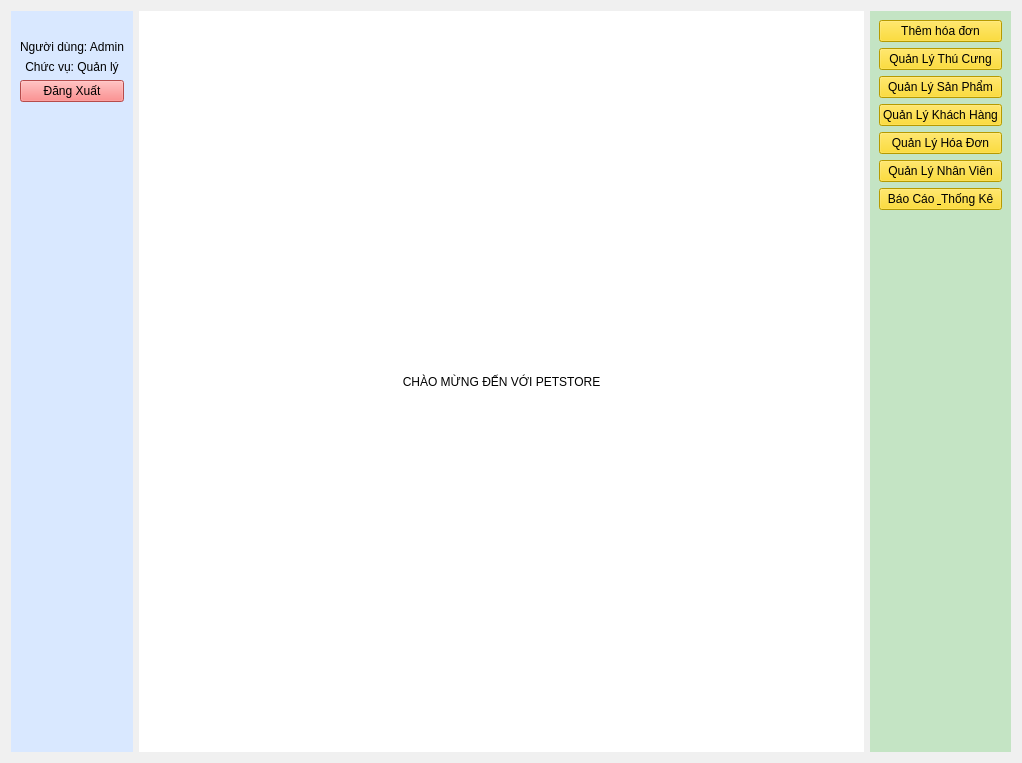
<?xml version="1.0" encoding="UTF-8"?>
<ui version="4.0">
 <class>MainWindow</class>
 <widget class="QWidget" name="MainWindow">
  <property name="geometry">
   <rect>
    <x>0</x>
    <y>0</y>
    <width>1022</width>
    <height>763</height>
   </rect>
  </property>
  <property name="windowTitle">
   <string>Hệ thống quản lý thú cưng</string>
  </property>
  <property name="styleSheet">
   <string>background-color: #F0F0F0; color: black;</string>
  </property>
  <layout class="QHBoxLayout" name="horizontalLayout">
   <item>
    <widget class="QFrame" name="userInfoFrame">
     <property name="styleSheet">
      <string>background-color: #D9E8FF; color: black;</string>
     </property>
     <layout class="QVBoxLayout" name="userLayout">
      <item>
       <widget class="QLabel" name="userAvatar">
        <property name="text">
         <string/>
        </property>
        <property name="pixmap">
         <pixmap>avatar.png</pixmap>
        </property>
        <property name="alignment">
         <set>Qt::AlignCenter</set>
        </property>
       </widget>
      </item>
      <item>
       <widget class="QLabel" name="userName">
        <property name="text">
         <string>Người dùng: Admin</string>
        </property>
        <property name="alignment">
         <set>Qt::AlignCenter</set>
        </property>
       </widget>
      </item>
      <item>
       <widget class="QLabel" name="Role">
        <property name="text">
         <string>Chức vụ: Quản lý</string>
        </property>
        <property name="alignment">
         <set>Qt::AlignCenter</set>
        </property>
       </widget>
      </item>
      <item>
       <widget class="QPushButton" name="logoutButton">
        <property name="text">
         <string>Đăng Xuất</string>
        </property>
        <property name="styleSheet">
         <string>background-color: #FF6B6B; color: black;</string>
        </property>
       </widget>
      </item>
      <item>
       <spacer name="verticalSpacer">
        <property name="orientation">
         <enum>Qt::Vertical</enum>
        </property>
        <property name="sizeHint" stdset="0">
         <size>
          <width>20</width>
          <height>40</height>
         </size>
        </property>
       </spacer>
      </item>
     </layout>
    </widget>
   </item>
   <item>
    <widget class="QStackedWidget" name="mainContent">
     <property name="currentIndex">
      <number>0</number>
     </property>
     <property name="styleSheet">
      <string>background-color: #FFFFFF; color: black;</string>
     </property>
     <widget class="QWidget" name="homePage">
      <layout class="QVBoxLayout" name="homeLayout">
       <item>
        <widget class="QLabel" name="welcomeLabel">
         <property name="text">
          <string>CHÀO MỪNG ĐẾN VỚI PETSTORE</string>
         </property>
         <property name="alignment">
          <set>Qt::AlignCenter</set>
         </property>
        </widget>
       </item>
      </layout>
     </widget>
     <widget class="QWidget" name="petManagementPage"/>
     <widget class="QWidget" name="productManagementPage"/>
     <widget class="QWidget" name="customerManagementPage"/>
     <widget class="QWidget" name="invoiceManagementPage"/>
     <widget class="QWidget" name="employeeManagementPage"/>
     <widget class="QWidget" name="reportManagementPage"/>
    </widget>
   </item>
   <item>
    <widget class="QFrame" name="menuFrame">
     <property name="styleSheet">
      <string>background-color: #C4E4C4; color: black;</string>
     </property>
     <layout class="QVBoxLayout" name="menuLayout">
      <item>
       <widget class="QPushButton" name="btnAddOrder">
        <property name="text">
         <string>Thêm hóa đơn</string>
        </property>
        <property name="styleSheet">
         <string>background-color: #FFD700; color: black;</string>
        </property>
       </widget>
      </item>
      <item>
       <widget class="QPushButton" name="btnPetManagement">
        <property name="text">
         <string>Quản Lý Thú Cưng</string>
        </property>
        <property name="styleSheet">
         <string>background-color: #FFD700; color: black;</string>
        </property>
       </widget>
      </item>
      <item>
       <widget class="QPushButton" name="btnProductManagement">
        <property name="text">
         <string>Quản Lý Sản Phẩm</string>
        </property>
        <property name="styleSheet">
         <string>background-color: #FFD700; color: black;</string>
        </property>
       </widget>
      </item>
      <item>
       <widget class="QPushButton" name="btnCustomerManagement">
        <property name="text">
         <string>Quản Lý Khách Hàng</string>
        </property>
        <property name="styleSheet">
         <string>background-color: #FFD700; color: black;</string>
        </property>
       </widget>
      </item>
      <item>
       <widget class="QPushButton" name="btnInvoiceManagement">
        <property name="text">
         <string>Quản Lý Hóa Đơn</string>
        </property>
        <property name="styleSheet">
         <string>background-color: #FFD700; color: black;</string>
        </property>
       </widget>
      </item>
      <item>
       <widget class="QPushButton" name="btnEmployeeManagement">
        <property name="text">
         <string>Quản Lý Nhân Viên</string>
        </property>
        <property name="styleSheet">
         <string>background-color: #FFD700; color: black;</string>
        </property>
       </widget>
      </item>
      <item>
       <widget class="QPushButton" name="btnReportManagement">
        <property name="text">
         <string>Báo Cáo &amp; Thống Kê</string>
        </property>
        <property name="styleSheet">
         <string>background-color: #FFD700; color: black;</string>
        </property>
       </widget>
      </item>
      <item>
       <spacer name="menuSpacer">
        <property name="orientation">
         <enum>Qt::Vertical</enum>
        </property>
        <property name="sizeHint" stdset="0">
         <size>
          <width>20</width>
          <height>40</height>
         </size>
        </property>
       </spacer>
      </item>
     </layout>
    </widget>
   </item>
  </layout>
 </widget>
 <resources/>
 <connections/>
</ui>
